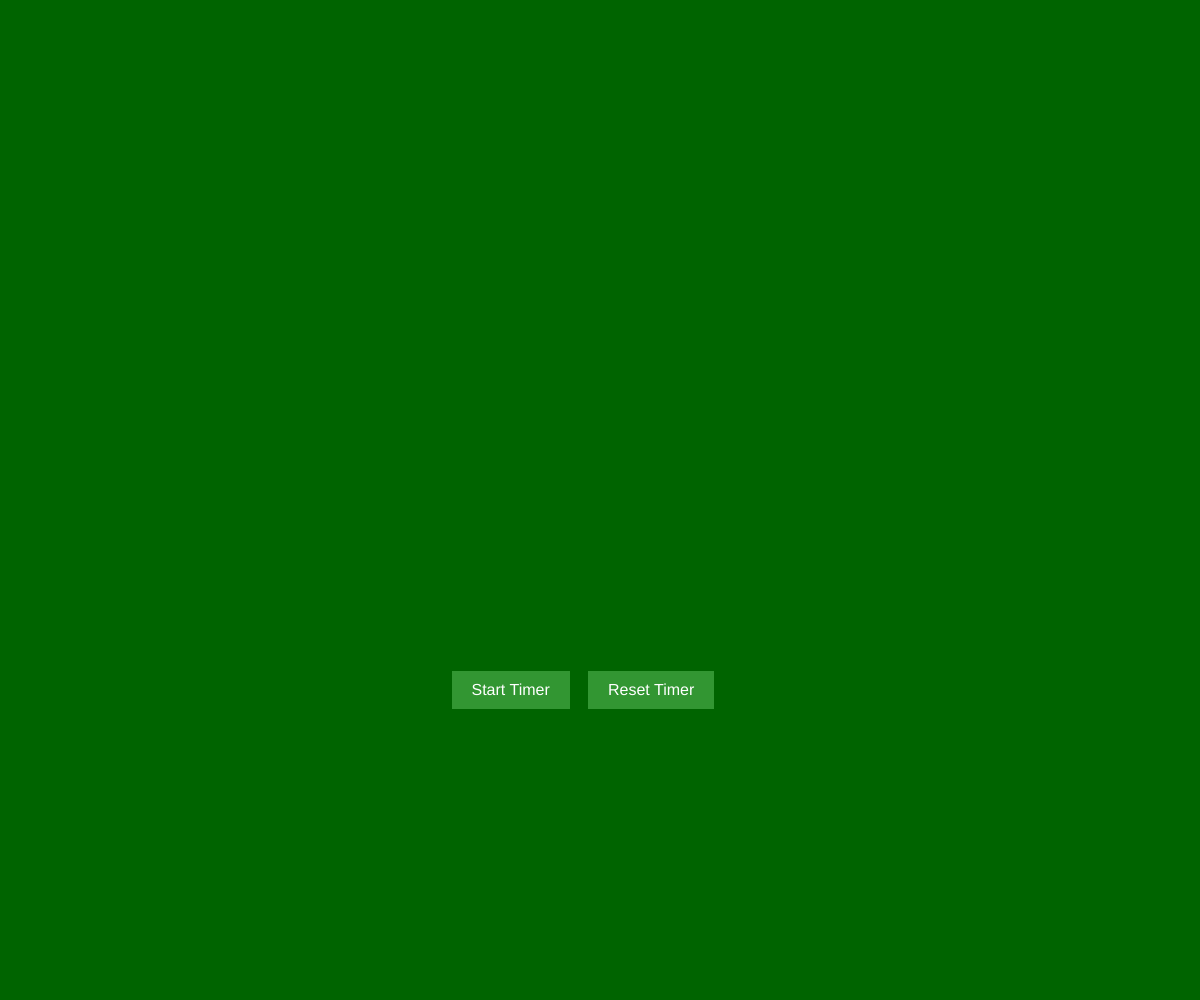
Frame 1 (no input)
Frame 60 (no input): identical to frame 1, image omitted
Frame 120 (the mouse pressed at the canvas centre since frame 60): identical to frame 1, image omitted

The p5.js sketch that drew this single still picture (run headless with seeded random() and noise() and a simulated clock; from frame 60 on, the mouse is pressed at the canvas centre):

// p5.js sketch
// ── sketch.js
let startTime;
let timerIsRunning = false;
let backgroundColor;

function setup() {
  createCanvas(windowWidth, windowHeight);
  backgroundColor = color(0, 100, 0);

  startButton = createButton('Start Timer');
  resetButton = createButton('Reset Timer');

  customizeButton(startButton, backgroundColor);
  customizeButton(resetButton, backgroundColor);

  startButton.position(width / 2 - startButton.width / 2 - 110, height / 1.5);
  resetButton.position(width / 2 - resetButton.width / 2 + 30, height / 1.5);

  startButton.mousePressed(startTimer);
  resetButton.mousePressed(resetTimer);
}

function customizeButton(button, buttonColor) {
  // Adjust the RGB values to make the color a little lighter
  let lighterColor = color(
    red(buttonColor) + 50,
    green(buttonColor) + 50,
    blue(buttonColor) + 50
  );

  button.style('background-color', lighterColor.toString()); // Convert color to string
  button.style('color', 'white');
  button.style('padding', '10px 20px');
  button.style('font-size', '16px');
  button.style('border', 'none');
  button.style('text-align', 'center');
  button.style('text-decoration', 'none');
  button.style('display', 'inline-block');
  button.style('margin', '4px 2px');
  button.style('cursor', 'pointer');
}

function draw() {
  background(backgroundColor);

  if (timerIsRunning) {
    let elapsedTime = millis() - startTime;

    let elapsedHours = Math.floor(elapsedTime / 3600000);
    let elapsedMinutes = Math.floor((elapsedTime % 3600000) / 60000);
    let elapsedSeconds = Math.floor((elapsedTime % 60000) / 1000);

    textAlign(CENTER, CENTER);
    textSize(200);

    // flash if above 12 minutes
    let isVisible = elapsedMinutes < 12 || (elapsedMinutes >= 12 && frameCount % 60 < 30);
    if (isVisible) {
      fill(255);
    } else {
      noFill();
    }

    text(nf(elapsedHours, 2) + ':' + nf(elapsedMinutes, 2) + ':' + nf(elapsedSeconds, 2), width / 2, height / 2);

    if (elapsedMinutes >= 8 && elapsedMinutes < 10) {
      backgroundColor = color(255, 191, 0);
      customizeButton(startButton, backgroundColor);
      customizeButton(resetButton, backgroundColor);
    } else if (elapsedMinutes >= 10) {
      backgroundColor = color(220, 166, 0);
      customizeButton(startButton, backgroundColor);
      customizeButton(resetButton, backgroundColor);
    }
  }
}

function startTimer() {
  if (!timerIsRunning) {
    startTime = millis();
    timerIsRunning = true;
  }
}

function resetTimer() {
  timerIsRunning = false;
  backgroundColor = color(0, 100, 0);
  customizeButton(startButton, backgroundColor);
  customizeButton(resetButton, backgroundColor);
}

function windowResized() {
  resizeCanvas(windowWidth, windowHeight);
  startButton.position(width / 2 - startButton.width / 2 - 70, height / 1.5);
  resetButton.position(width / 2 - resetButton.width / 2 + 70, height / 1.5);
}
